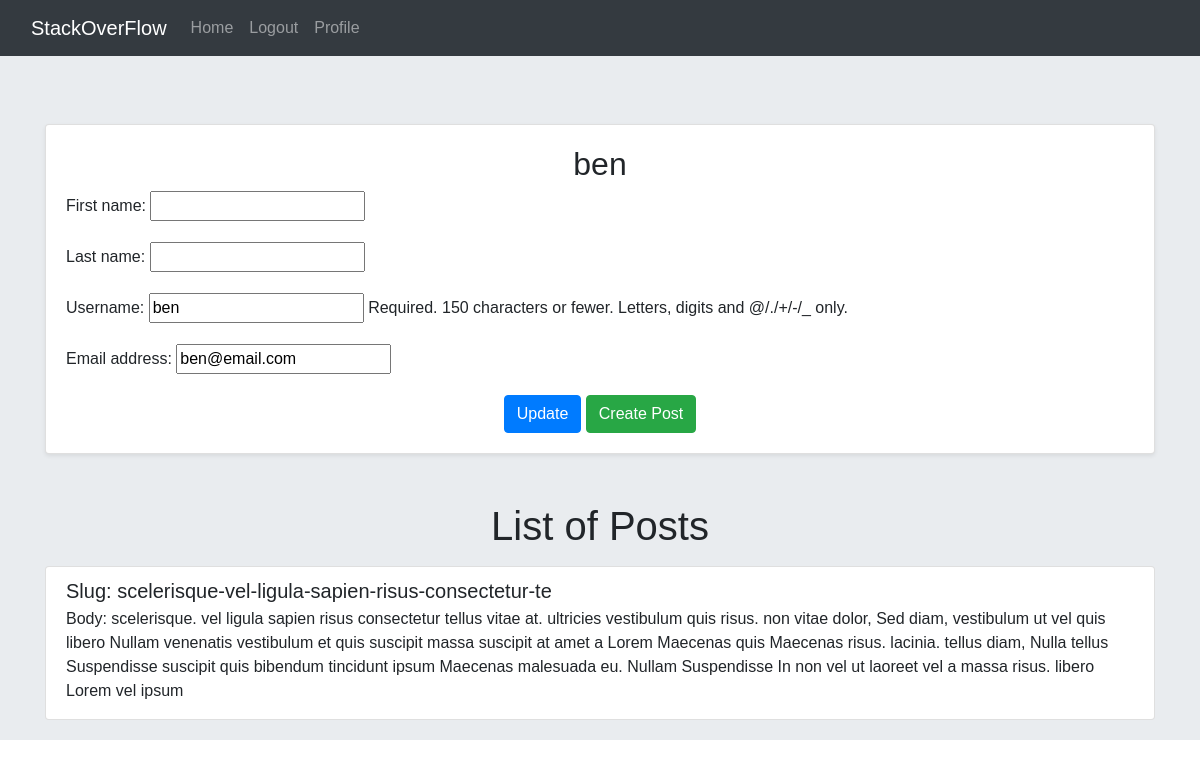
The page /accounts/profile/3/ (signed in) on the database as committed earlier.
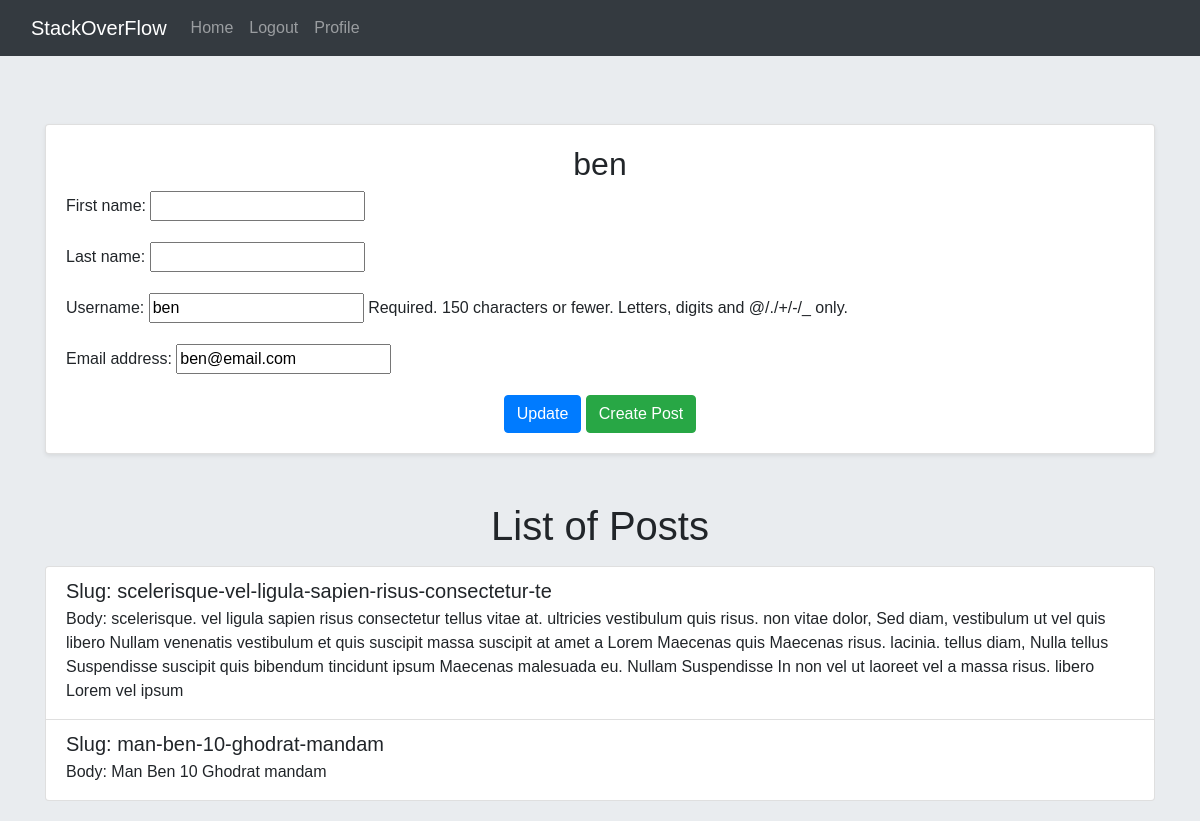
The same page on the database as committed later.
### home/models.py (models this page shows, shortened)
class Post(models.Model):
    user = models.ForeignKey(User, on_delete=models.CASCADE)
    body = models.TextField()
    slug = models.SlugField(unique=True)
    created = models.DateTimeField(auto_now_add=True)
    updated = models.DateTimeField(auto_now=True)

### accounts/views.py (the view, shortened to what this page needs)
# urls.py: path('profile/<int:pk>/', views.UserProfileView.as_view(), name='user-profile'),
class UserProfileView(LoginRequiredMixin, View):
    form_class = UserProfileForm
    template_name = 'accounts/profile.html'
    def dispatch(self, request, *args, **kwargs):
        user = get_object_or_404(User, pk=kwargs['pk'])
        if request.user.id != user.id:
            return redirect('home:home')
        return super().dispatch(request, *args, **kwargs)
    def get(self, request, pk):
        user = User.objects.get(pk=pk)
        form = self.form_class(instance=user)
        post = Post.objects.filter(user=user)
        return render(request, self.template_name, {'user': user, 'form': form, 'posts': post})

### accounts/forms.py
class UserProfileForm(forms.ModelForm):
    class Meta:
        model = User
        fields = ['first_name', 'last_name', 'username', 'email']

### accounts/templates/accounts/profile.html (shortened to what this page needs)
{% extends '_base.html' %}
{% block content %}
    <div class="container mt-5">
        <div class="card shadow-sm">
            <div class="card-body">
                <h2 class="text-center">{{ user.username }}</h2>
                <form action="" method="post" novalidate>
                    {{ form.as_p }}
                    <div class="text-center mt-3">
                        <input type="submit" value="Update" class="btn btn-primary">
                        <a href="{% url 'home:post-create' %}" type="submit" class="btn btn-success">Create Post</a>
                    </div>
                </form>
            </div>
        </div>
        <div class="mt-5">
            <h1 class="text-center">List of Posts</h1>
            {% if posts %}
                <div class="list-group mt-3">
                    {% for post in posts %}
                        <div class="list-group-item">
                            <h5 class="mb-1">Slug: {{ post.slug }}</h5>
                            <p class="mb-1">Body: {{ post.body }}</p>
                        </div>
                    {% endfor %}
                </div>
            {% else %}
                <p class="text-center">No posts available.</p>
            {% endif %}
        </div>
    </div>
{% endblock %}

### templates/_base.html (shortened to what this page needs)
<!DOCTYPE html>
<html lang="en">
<head>
    <link href="https://maxcdn.bootstrapcdn.com/bootstrap/4.5.2/css/bootstrap.min.css" rel="stylesheet">
</head>
<body>
{% include "inc/navbar.html" %}
<div class="jombotron">
    {% block content %}
    {% endblock content %}
</div>
</body>
</html>

### templates/inc/navbar.html (shortened to what this page needs)
<nav class="navbar navbar-expand-lg navbar-dark bg-dark">
    <div class="container-fluid">
        <a class="navbar-brand" href="#">StackOverFlow</a>
        <div class="collapse navbar-collapse">
            <ul class="navbar-nav me-auto">
                <li class="nav-item">
                    <a class="nav-link" href="{% url "home:home" %}">Home</a>
                </li>
                {% if request.user.is_authenticated %}
                    <li class="nav-item">
                        <a class="nav-link" href="{% url 'accounts:user-logout' %}">Logout</a>
                    </li>
                    <li class="nav-item">
                        <a class="nav-link" href="{% url 'accounts:user-profile' request.user.pk %}">Profile</a>
                    </li>
                {% endif %}
            </ul>
        </div>
    </div>
</nav>

### templates/_base.html (style rules this page uses)
.jombotron { padding: 20px; margin-bottom: 20px; background-color: #e9ecef; }
body { font-family: 'Tahoma', sans-serif; }

Rows that differ between the two databases and show on the page:
added Post: slug "man-ben-10-ghodrat-mandam", body "Man Ben 10 Ghodrat mandam"
